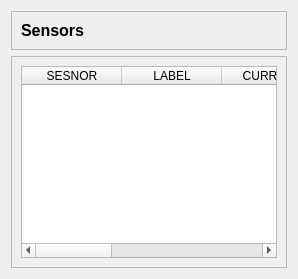
            <widget class="QWidget" name="sensors_page">
             <layout class="QVBoxLayout" name="verticalLayout_16">
              <item>
               <widget class="QFrame" name="sensorsTitle_frame">
                <property name="frameShape">
                 <enum>QFrame::StyledPanel</enum>
                </property>
                <property name="frameShadow">
                 <enum>QFrame::Raised</enum>
                </property>
                <layout class="QVBoxLayout" name="verticalLayout_14">
                 <item alignment="Qt::AlignLeft|Qt::AlignTop">
                  <widget class="QLabel" name="sensorsTitle_lbl">
                   <property name="font">
                    <font>
                     <pointsize>12</pointsize>
                     <weight>75</weight>
                     <bold>true</bold>
                    </font>
                   </property>
                   <property name="text">
                    <string>Sensors</string>
                   </property>
                  </widget>
                 </item>
                </layout>
               </widget>
              </item>
              <item>
               <widget class="QFrame" name="sensorsTable_frame">
                <property name="frameShape">
                 <enum>QFrame::StyledPanel</enum>
                </property>
                <property name="frameShadow">
                 <enum>QFrame::Raised</enum>
                </property>
                <layout class="QVBoxLayout" name="verticalLayout_15">
                 <item>
                  <widget class="QTableWidget" name="sensorsTable">
                   <column>
                    <property name="text">
                     <string>SESNOR</string>
                    </property>
                   </column>
                   <column>
                    <property name="text">
                     <string>LABEL</string>
                    </property>
                   </column>
                   <column>
                    <property name="text">
                     <string>CURRENT</string>
                    </property>
                   </column>
                   <column>
                    <property name="text">
                     <string>HIGH</string>
                    </property>
                   </column>
                   <column>
                    <property name="text">
                     <string>CRITICAL</string>
                    </property>
                   </column>
                   <column>
                    <property name="text">
                     <string/>
                    </property>
                   </column>
                  </widget>
                 </item>
                </layout>
               </widget>
              </item>
             </layout>
            </widget>
